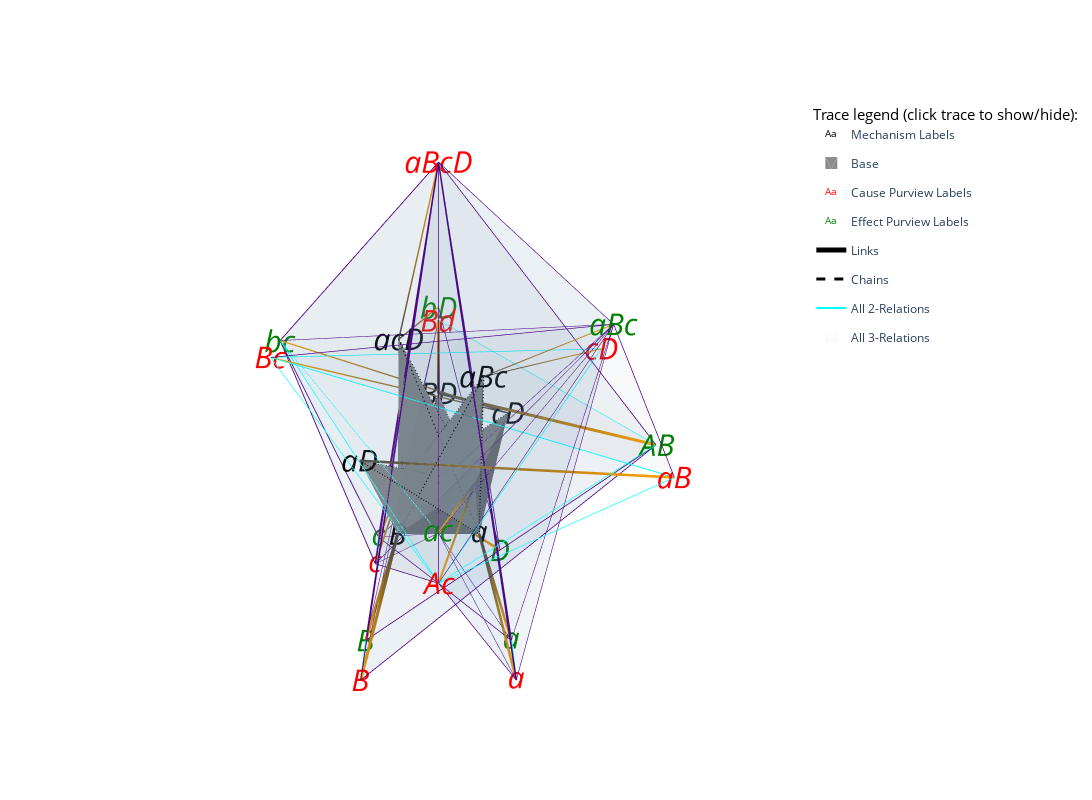

Notebook source saved alongside this figure:
### Code cell
fig = visualize_ces.plot_ces(
    subsystem,
    sep(pruned_sia_ces),
    pruned_sia_rels,
    base_rotation=0,
    base_z_offset=.3,
)
fig.show()
